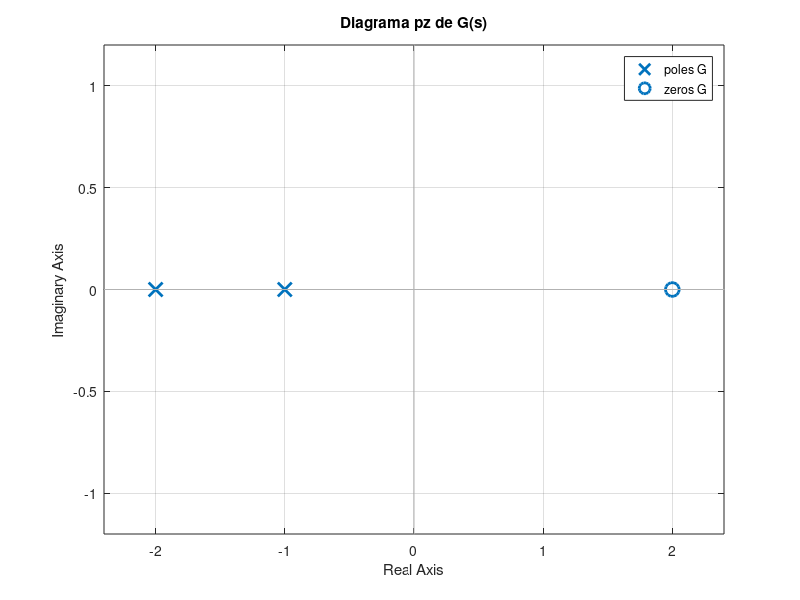
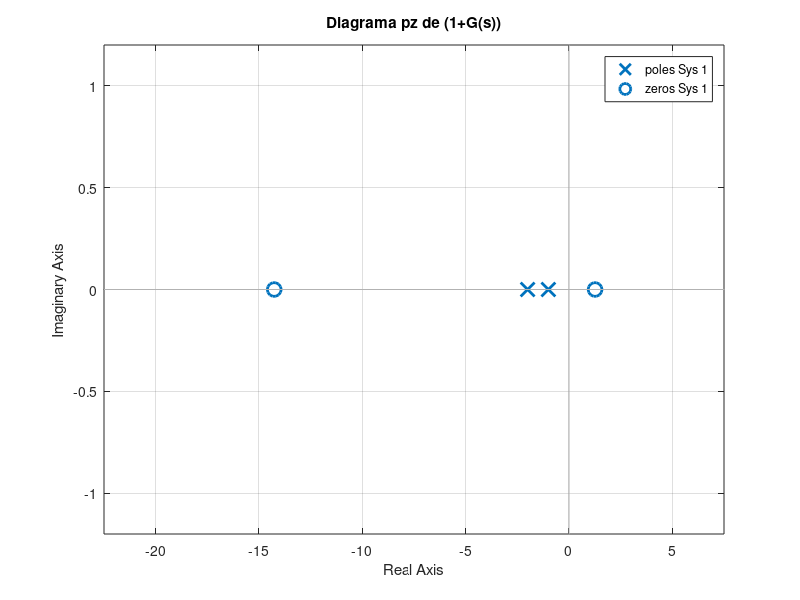
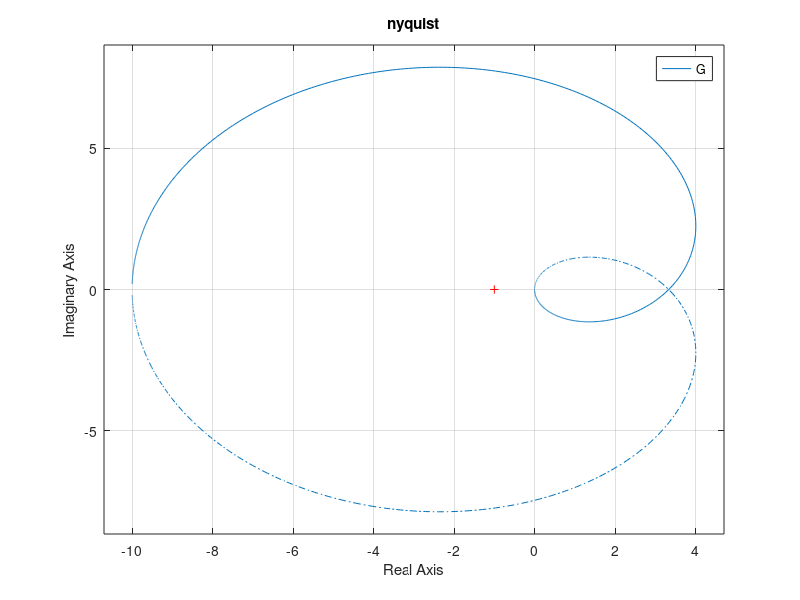

Here is the MATLAB script that generated these plots, in order:
pkg load control;

% 1. Definir la variable de Laplace 's'
s = tf('s');

% 2. Definir la función de transferencia (ej. G(s) = 10 / ((s+1)(s+2)))
G = 10*(s-2) / ((s + 1) * (s + 2));

% 3. Generar el diagrama de Nyquist
figure;
pzmap(G);
grid on;
title('Diagrama pz de G(s)');

figure;
pzmap(G+1);
grid on;
title('Diagrama pz de (1+G(s))');


figure;
nyquist(G);
title('nyquist')

pause
